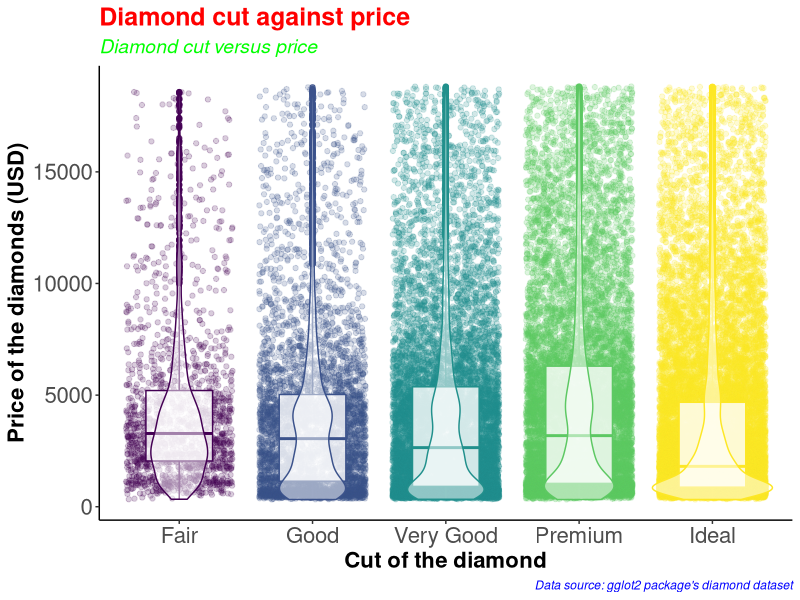
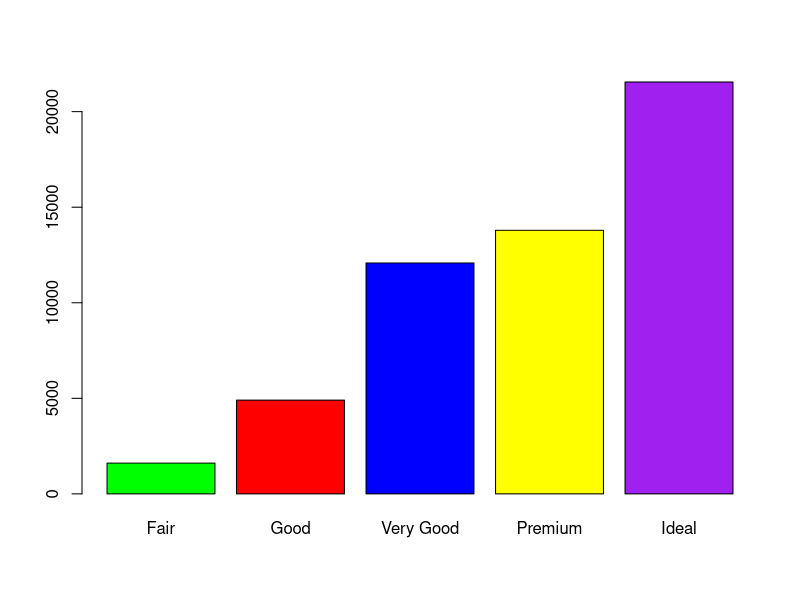

Generate these figures, in order, with R:
#########################################
# Name: Wyclife Agumba Oluoch           #   
# E-mail: wyclifeoluoch@gmail.com       #
# GitHub: https://github.com/Wycology   #
# Task: Boxplot and violin plots in one #
# Date: 4th Jan 2020                    #
# Last edited: 4th Jan 2020             #
#########################################

library(tidyverse)

diamonds_df <- diamonds

diamonds_df %>% 
  ggplot(aes(x = cut, y = price, color = cut)) +
  geom_point(position = "jitter", alpha = 0.2) +
  geom_boxplot(alpha = 0.8, width = 0.5) +
  geom_violin(alpha = 0.5) +
  theme_classic() +
  theme(legend.position = "none") +
  labs(x = "Cut of the diamond",
       y = "Price of the diamonds (USD)",
       title = "Diamond cut against price",
       subtitle = "Diamond cut versus price",
       caption = "Data source: gglot2 package's diamond dataset") +
  theme(axis.text=element_text(size=16),
        axis.title=element_text(size=16,face="bold")) +
  theme(plot.title = element_text(color = 'red', size = 18, face = 'bold'),
        plot.subtitle = element_text(color = 'green', size = 14, face = 'italic'),
        plot.caption = element_text(color = 'blue', face = 'italic'))

diamonds %>% 
  filter(cut == 'Very Good') %>% 
  nrow()


diamonds %>% 
  select(cut) %>% 
  table() %>% 
  barplot(col = c('green', 'red', 'blue', 'yellow', 'purple'))
